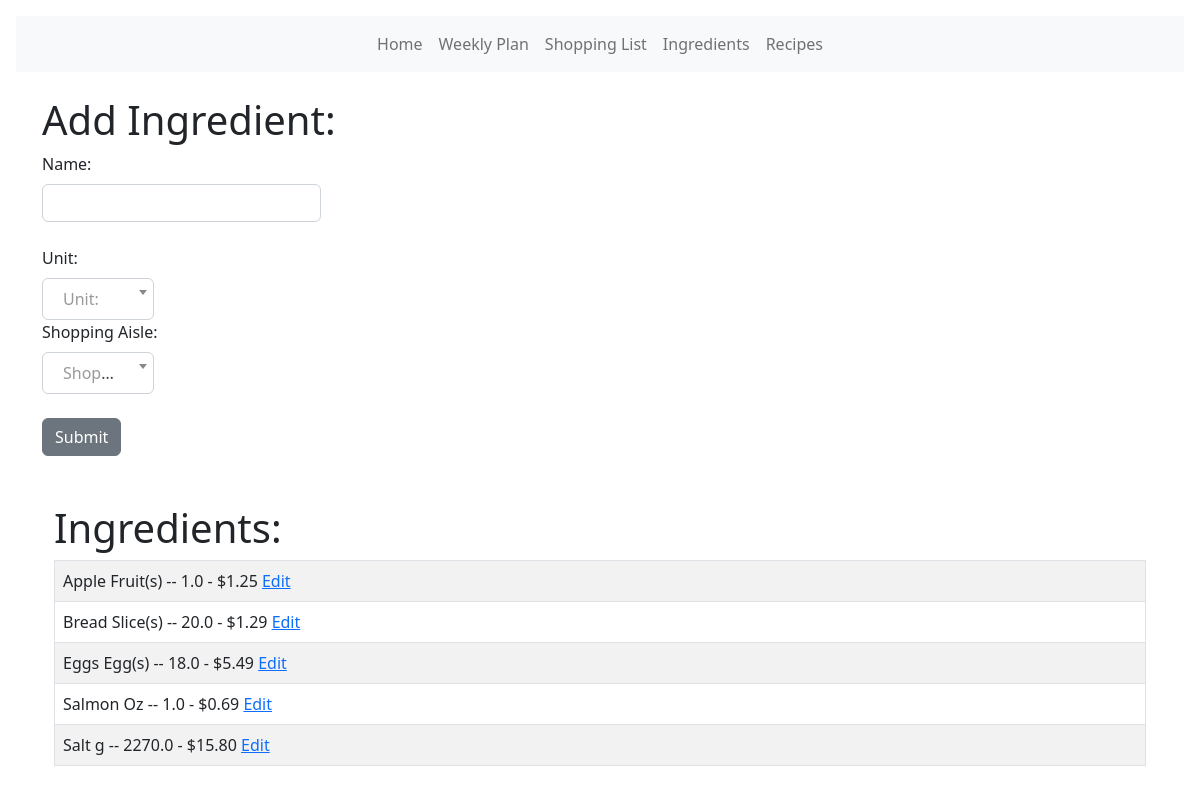
/ingredients, run on the app's committed database.
### models.py (models this page shows, shortened)
class Ingredient(db.Model):
    __tablename__ = "ingredient"
    id = db.Column(db.Integer, primary_key=True)
    name = db.Column(db.String(120), nullable=False)
    unit_id = db.Column(db.Integer, db.ForeignKey("unit.id"))
    icalories = db.Column(db.Float)
    protein = db.Column(db.Float)
    carbs = db.Column(db.Float)
    fat = db.Column(db.Float)
    fiber = db.Column(db.Float)
    sugar = db.Column(db.Float)
    item_unit_size = db.Column(db.Float) # How many units of item at store
    item_price = db.Column(db.Float) # Price for full item at store
    u_price = db.Column(db.Float)
    aisle_id = db.Column(db.Integer, db.ForeignKey("aisle.id"))
    ingredients = db.relationship("RecipeIngredient", backref="ingredient")

class Unit(db.Model):
    id = db.Column(db.Integer, primary_key=True)
    label = db.Column(db.String(30))
    ingredients = db.relationship("Ingredient", backref="unit")

### main.py (the view)
@app.route("/ingredients", methods=["GET", "POST"])
def ingredient_page():
    ingredient_list = Ingredient.query.order_by(Ingredient.name)
    x = db.session.query(Unit.label).order_by(Unit.label)
    x = [i[0] for i in x]
    form = CreateIngredient()
    form.unit.choices = [("")] + [(y) for y in x]
    a = db.session.query(Aisle.name).order_by(Aisle.name)
    a = [i[0] for i in a]
    form.aisle.choices = [("")] + [(b) for b in a]
    if form.validate_on_submit():
        uid = Unit.query.filter_by(label=form.unit.data).first()
        aid = Aisle.query.filter_by(name=form.aisle.data).first()
        update = Ingredient(name=form.name.data, unit_id=uid.id, aisle_id=aid.id)
        db.session.add(update)
        db.session.commit()
    return render_template(
        "ingredients.html",
        x=x,
        a=a,
        form=form,
        ingredient_list=ingredient_list,
    )

### forms.py
class CreateIngredient(FlaskForm):
    name = StringField("Name:", validators=[validators.InputRequired()])
    unit = SelectField(
        "Unit:",
        validators=[validators.InputRequired()],
        validate_choice=False,
    )
    aisle = SelectField(
        "Shopping Aisle:",
        validators=[validators.InputRequired()],
        validate_choice=False,
    )
    submit = SubmitField("Submit")

### templates/ingredients.html (shortened to what this page needs)
<!DOCTYPE html>
<html lang="en">
  <head>
    <link
      href="{{ url_for('static', filename='css/select2.css') }}"
      rel="stylesheet"
    />
    {% extends 'base.html' %} {% block content %}
  </head>
  <body>
    <br />
    <h1>Add Ingredient:</h1>
    <form method="POST">
      {{ form.hidden_tag() }} {{ form.name.label(class="form-label") }} <br />{{
      form.name(class="form-control w-25") }} <br />
      {{ form.hidden_tag() }} {{ form.unit.label(class="form-label") }} <br />
      <br />
      {{ form.hidden_tag() }} {{ form.aisle.label(class="form-label") }} <br />
      <br /><br />
      {{ form.submit(class="btn btn-secondary") }}
    </form>
    <div class="container">
      <br />
      <br />
      <h1>Ingredients:</h1>
      <table class="table table-hover table-bordered table-striped">
        {% for ingredient_table in ingredient_list %}
        <tr>
          <td>
            {{ingredient_table.name}}
            {{ingredient_table.unit.label}} -- {{ ingredient_table.item_unit_size }} - ${{'%0.02f'|format(ingredient_table.item_price|float)}} <a href="{{url_for('ingredient_edit', id=ingredient_table.id)}}">Edit</a>
          </td>
        </tr>
        {% endfor %}
      </table>
    </div>
  </body>
  {% endblock %}

### templates/base.html (shortened to what this page needs)
<!DOCTYPE html>
<html lang="en">
  <head>
    <link
      href="https://cdn.jsdelivr.net/npm/bootstrap@5.0.2/dist/css/bootstrap.min.css"
      rel="stylesheet"
    />
    <link
      href="{{ url_for('static', filename='css/style.css') }}"
      rel="stylesheet"
    />
  </head>
  <body>
    {% include 'navbar.html' %}
    <div class="container">{% block content %} {% endblock %}</div>
  </body>
</html>

### templates/navbar.html (shortened to what this page needs)
<!DOCTYPE html>
<html lang="en">
  <head>
    <link
      href="https://cdn.jsdelivr.net/npm/bootstrap@5.2.0/dist/css/bootstrap.min.css"
      rel="stylesheet"
    />
    <link
      href="https://getbootstrap.com/docs/5.2/assets/css/docs.css"
      rel="stylesheet"
    />
  </head>
  <body class="p-3 m-0 border-0 bd-example">
    <nav class="navbar navbar-expand-lg bg-light">
      <div class="container-fluid">
        <div class="collapse navbar-collapse" id="navbarTogglerDemo01">
          <ul class="navbar-nav mx-auto mb-2 mb-lg-0">
            <li class="nav-item">
              <a class="nav-link" href="{{ url_for('index') }}">Home</a>
            </li>
            <li class="nav-item">
              <a class="nav-link" href="{{ url_for('weekly_plan') }}">Weekly Plan</a>
            </li>
            <li class="nav-item">
              <a class="nav-link" href="{{ url_for('list') }}">Shopping List</a>
            <li class="nav-item">
              <a class="nav-link" href="{{ url_for('ingredient_page') }}">Ingredients</a>
            </li>
            <li class="nav-item">
              <a class="nav-link" href="{{ url_for('recipe_list') }}">Recipes</a>
            </li>
            </li>
          </ul>
        </div>
      </div>
    </nav>
  </body>
</html>

### data on the page
Ingredient: name "Apple", unit.label "Fruit(s)", item_unit_size "1.0", item_price "1.25"
Ingredient: name "Bread", unit.label "Slice(s)", item_unit_size "20.0", item_price "1.29"
Ingredient: name "Eggs", unit.label "Egg(s)", item_unit_size "18.0", item_price "5.49"
Ingredient: name "Salmon", unit.label "Oz", item_unit_size "1.0", item_price "0.69"
Ingredient: name "Salt", unit.label "g", item_unit_size "2270.0", item_price "15.80"
